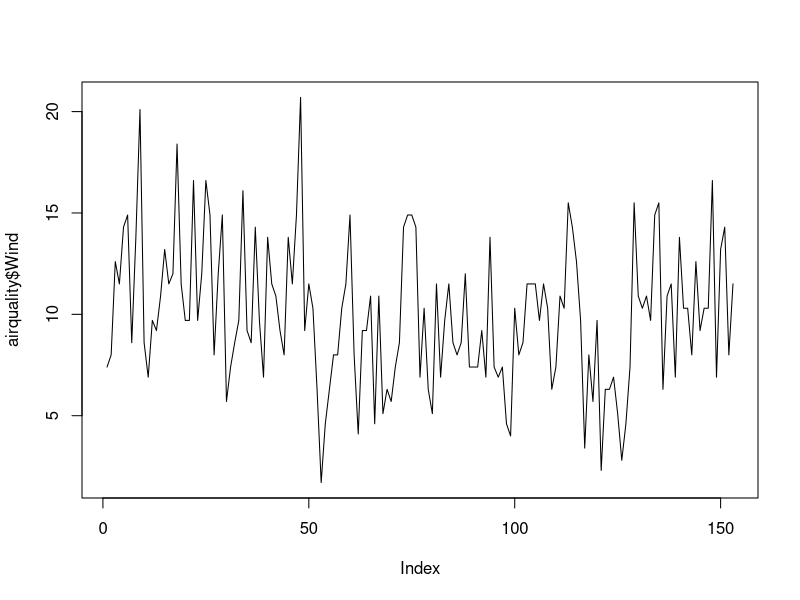
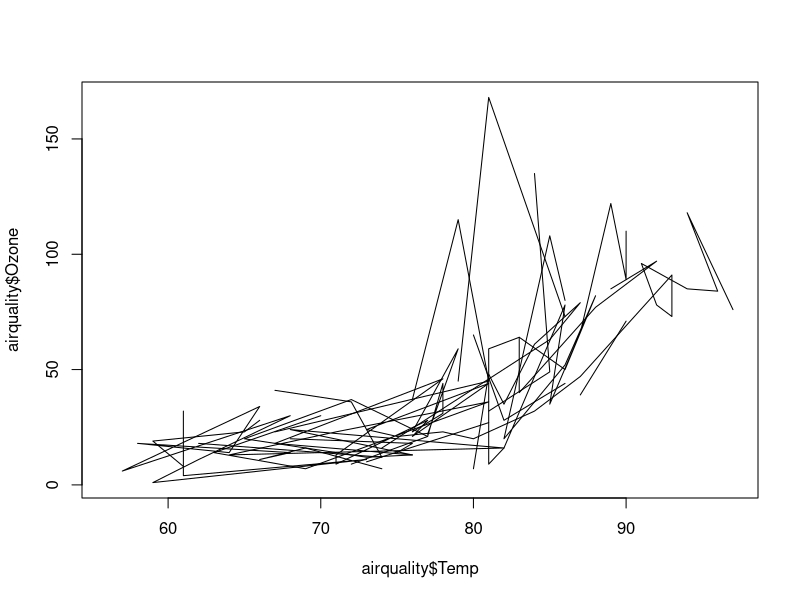
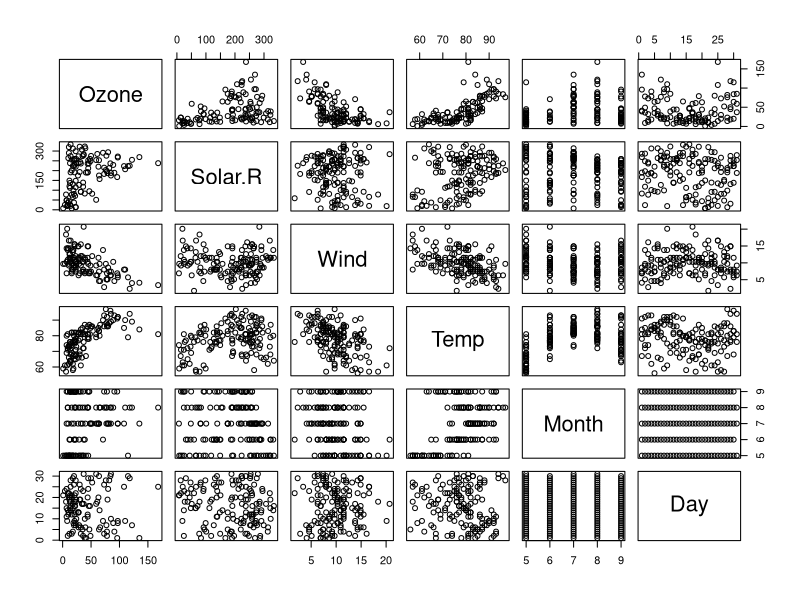
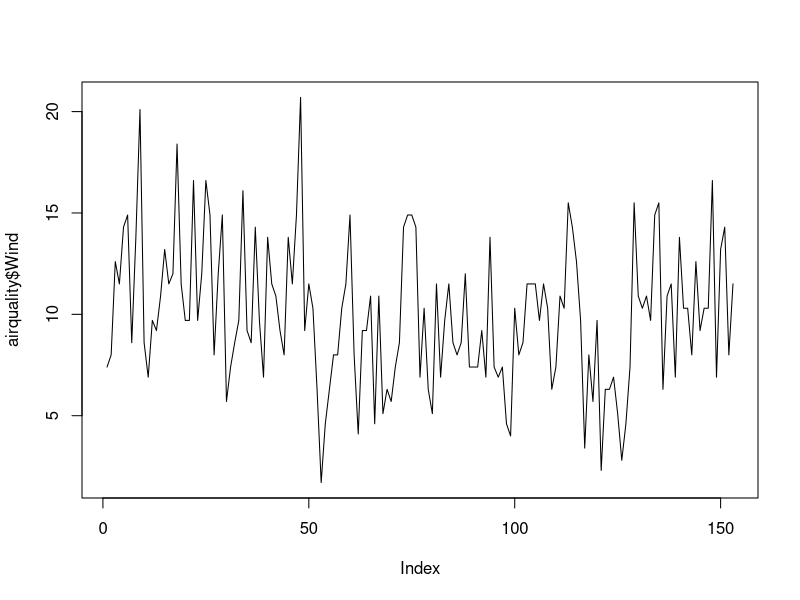
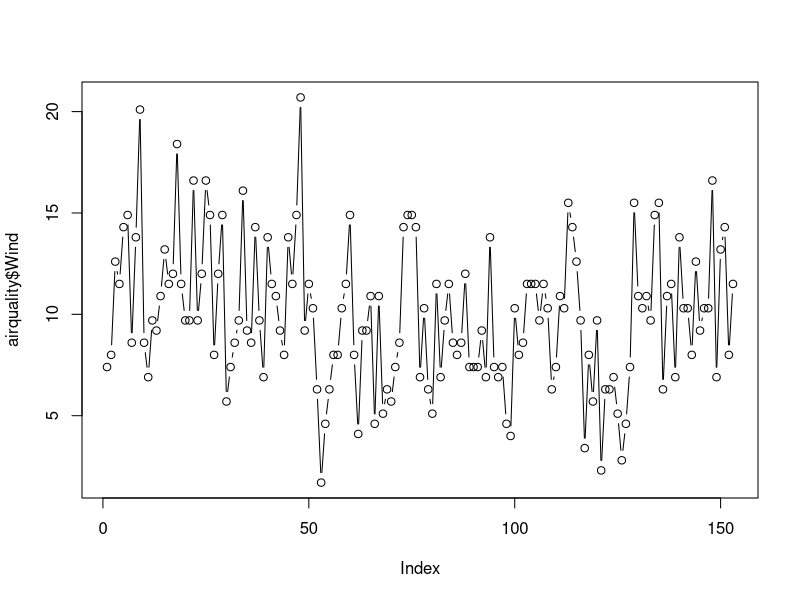
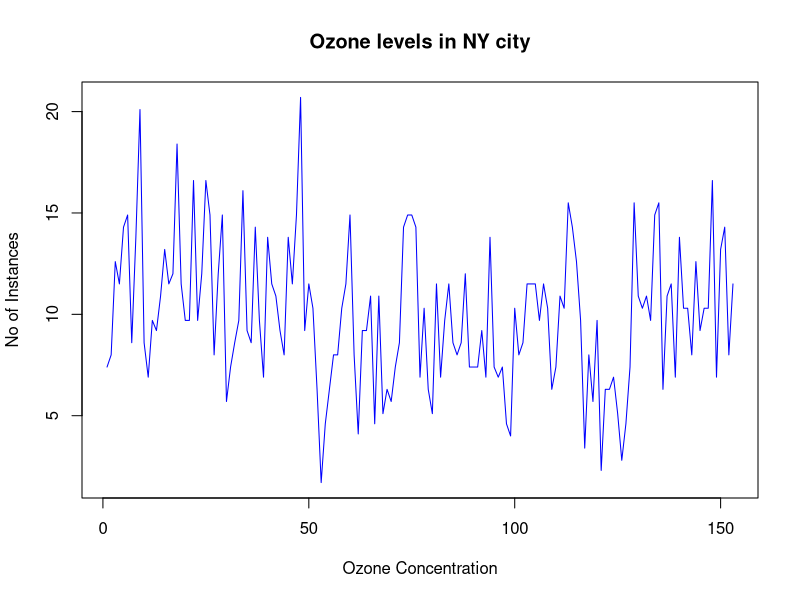
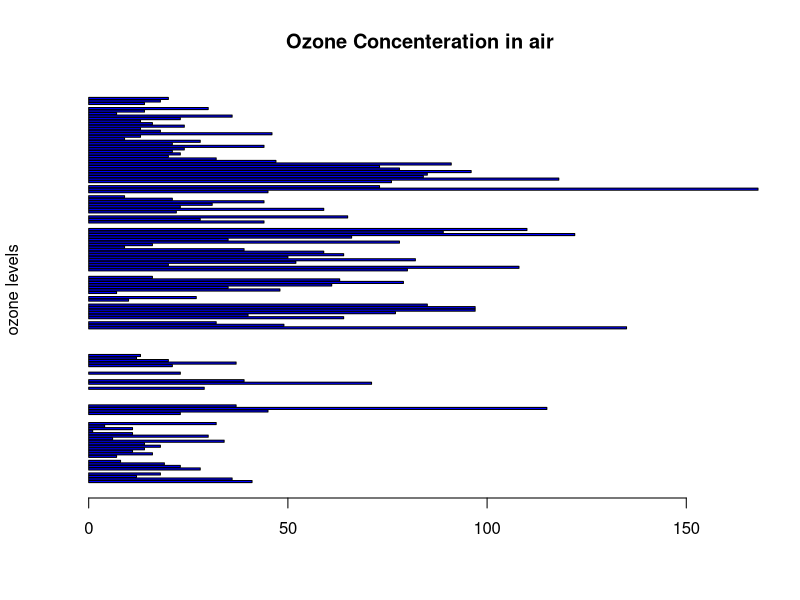
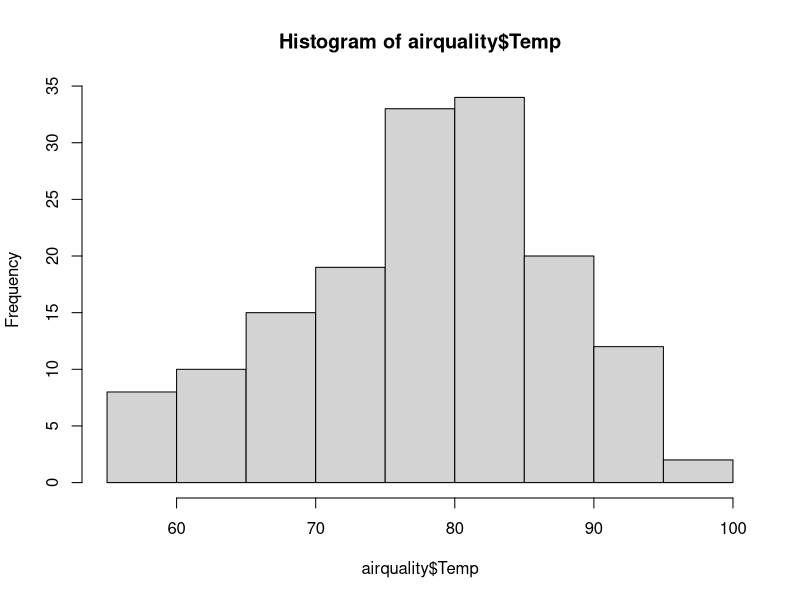

The R script that drew these images, in order: (Note: this script raises an error after producing the figures.)

#airquality <- read.csv("Cars.csv",header=TRUE, sep=",")


airquality  <- datasets::airquality

####Top 10 rows and last 10 rows
head(airquality,10)
tail(airquality,10)

######Columns

airquality[50:60,c(1,2)]


df<-airquality[,-6]

#Descriptive statistics
#1
summary(airquality[,c(4,5)]) #generate for column 2,3

airquality$Wind
airquality$Temp
airquality$Wind
airquality$Ozone

airquality$Solar.R

#1
summary(airquality$Wind)
summary(airquality$Month)

#Ozone
summary(airquality$Ozone)
###########Summary of the data#########

summary(airquality)
summary(airquality$Wind) 

#####################
#visualization
#scatter Plot
plot(airquality$Wind,type="l")

plot(airquality$Temp,airquality$Ozone,type="l")

plot(airquality) #SCatter Matrix

# points and lines 
plot(airquality$Wind, type= "l") # p: point l: lines,b: both

plot(airquality$Wind, type= "b")
plot(airquality$Wind, xlab = 'Ozone Concentration', 
     ylab = 'No of Instances', main = 'Ozone levels in NY city',
     col = 'blue',type='l')

# Horizontal bar plot
barplot(airquality$Ozone, main = 'Ozone Concenteration in air',
        ylab = 'ozone levels', col= 'blue',horiz = T,axes=T)

#Histogram
hist(airquality$Temp)
hist(airquality$Temp, 
     main = 'Solar Radiation values in air',
     xlab = 'Solar rad.', col='blue')


#Single box plot
boxplot(airquality$Wind,main="Boxplot")
boxplot.stats(airquality$Wind)$out

boxplot.stats(airquality$Ozone)$out

# Multiple box plots

boxplot(airquality[,1:4],main='Multiple')

-----------------------
  #margin of the grid(mar), 
  #no of rows and columns(mfrow), 
  #whether a border is to be included(bty) 
  #and position of the 
  #labels(las: 1 for horizontal, las: 0 for vertical)
  #bty - box around the plot
  
  par(mfrow=c(3,3),mar=c(2,5,2,1),  las=0, bty="o")

plot(airquality$Ozone) 
plot(airquality$Ozone, airquality$Wind)
plot(airquality$Ozone, type= "l")
plot(airquality$Ozone, type= "l")
plot(airquality$Ozone, type= "l")
barplot(airquality$Ozone, main = 'Ozone Concenteration in air',
        xlab = 'ozone levels', col='green',horiz = TRUE)
hist(airquality$Solar.R)
boxplot(airquality$Solar.R)
boxplot(airquality[,0:4], main='Multiple Box plots')

#summary(airquality)










